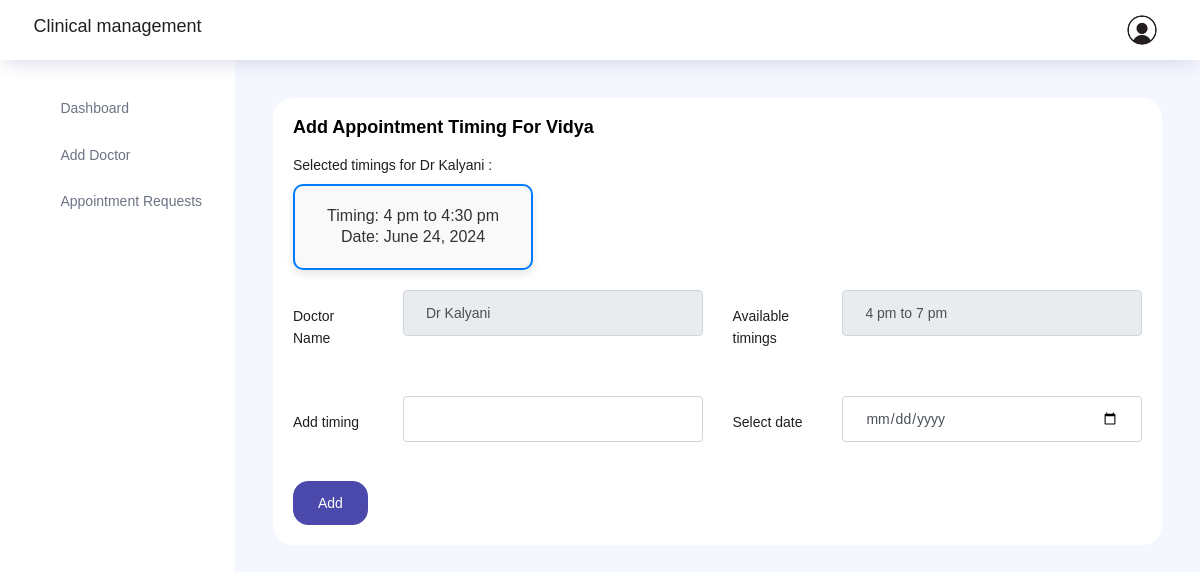
The page /set_timing/3 on the database its author committed.
### users/models.py (models this page shows, shortened)
class Appointments(models.Model):
    clinic_id = models.CharField(max_length=100, default='patient')
    patient_id = models.ForeignKey(NewUser, on_delete=models.CASCADE, related_name='patient_appointments')
    doctor_id = models.ForeignKey(NewUser, on_delete=models.CASCADE, related_name='doctor_appointments')
    timings = models.DateTimeField(default=timezone.now)
    slot = models.BooleanField(default=False)
    slot_timing = models.CharField(max_length=300, default='')
    slot_date = models.CharField(max_length=400,default='')

class NewUser(AbstractUser):
    user_type = models.CharField(max_length=100, default='patient')
    phone_no = models.CharField(max_length=100, default='employee')
    address = models.CharField(max_length=100, default='employee')
    city = models.CharField(max_length=100, default='employee')
    qualification=models.CharField(max_length=100, default=' ')
    specialization=models.CharField(max_length=100, default=' ')
    available_timings=models.CharField(max_length=100, default=' ')
    added_by=models.CharField(max_length=100, default=' ')

class AppointmentTimings(models.Model):
    appo_id = models.ForeignKey(Appointments, on_delete=models.CASCADE)
    date = models.DateField()
    slot_timing = models.CharField(max_length=300, default='')

### users/views.py (the view, shortened to what this page needs)
# urls.py: path('set_timing/<int:app_id>',views.set_timing, name="set_timing"),
def set_timing(request, app_id):
    obj = get_object_or_404(Appointments.objects.select_related('patient_id', 'doctor_id'), id=app_id)
    doctor_id = obj.doctor_id.id
    selected_timings = AppointmentTimings.objects.filter(appo_id__doctor_id=doctor_id)
    context = {
        'obj': obj,
        'selected_timings': selected_timings,
    }
    return render(request, 'set_timing.html', context)

### users/templates/set_timing.html (shortened to what this page needs)
{% extends 'base1.html' %}
{% block content %}
<div class="main-panel">
    <div class="content-wrapper">
      <div class="row">
        <div class="col-12 grid-margin">
            <div class="card">
                <div class="card-body">
                    <h4 class="card-title">Add appointment timing for {{obj.patient_id.first_name}}</h4>
                    <div style="margin-bottom: 20px;">
                        {% if selected_timings %}
                        <p>Selected timings for {{obj.doctor_id.first_name}} :</p>
                        <div class="cards1-container">
                            {% for x in selected_timings %}
                            <div class="card1">
                                <p>Timing: {{x.slot_timing}}<br>Date: {{x.date}}</p>
                            </div>
                            {% endfor %}
                        </div>
                        {% else %}
                        <p>There is no selected timing yet</p>
                        {% endif %}
                    </div>
                    <form  class="form-sample" method="post">
                        <div class="row">
                            <div class="col-md-6">
                                <div class="form-group row">
                                    <label class="col-sm-3 col-form-label">Doctor Name</label>
                                    <div class="col-sm-9">
                                        <input type="text" value="{{obj.doctor_id.first_name}}" name="doctor" class="form-control" required readonly>
                                    </div>
                                </div>
                            </div>
                            <div class="col-md-6">
                                <div class="form-group row">
                                    <label class="col-sm-3 col-form-label">Available timings</label>
                                    <div class="col-sm-9">
                                        <input type="text" value="{{obj.doctor_id.available_timings}}" name="quali" class="form-control" required readonly>
                                    </div>
                                </div>
                            </div>
                            <div class="col-md-6">
                                <div class="form-group row">
                                    <label class="col-sm-3 col-form-label">Add timing</label>
                                    <div class="col-sm-9">
                                        <input type="text" name="timing" class="form-control" required>
                                    </div>
                                </div>
                            </div>
                            <div class="col-md-6">
                                <div class="form-group row">
                                    <label class="col-sm-3 col-form-label">Select date</label>
                                    <div class="col-sm-9">
                                        <input type="date" name="a_date" class="form-control" required>
                                    </div>
                                </div>
                            </div>
                        </div>
                        <button class="btn btn-primary" type="submit">Add</button>
                    </form>
                </div>
            </div>
        </div>
    </div>
</div>
</div>
{% endblock %}

### users/templates/set_timing.html (style rules this page uses)
.cards1-container { display: flex; flex-wrap: wrap; gap: 20px; justify-content: flex-start; }
.card1 { border: 2px solid #007BFF; border-radius: 10px; padding: 20px; background-color: #f9f9f9; box-shadow: 0 4px 8px rgba(0, 0, 0, 0.1); transition: box-shadow 0.3s ease; width: calc(33% - 40px); box-sizing: border-box; }
.card1 p { font-size: 16px; color: #333; margin: 0; text-align: center; font-family: 'Arial', sans-serif; }

### rows shown on the page
Appointments: patient_id.first_name "Vidya", doctor_id.first_name "Dr Kalyani", doctor "Dr Kalyani", quali "4 pm to 7 pm"
AppointmentTimings: slot_timing "4 pm to 4:30 pm", date "June 24, 2024"
